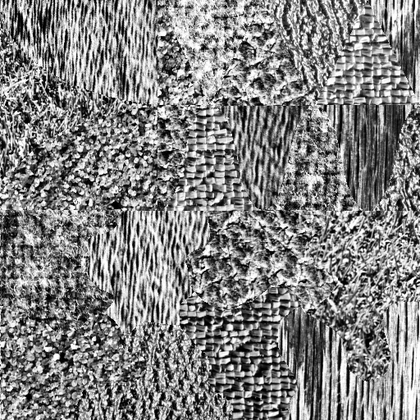
%> input picture Computer_Vision_Work/Texture_Segmentation/Imgtex.tiff, 420 x 420 px, shrunk from 512 x 512 before the run
$ octave task2section2.m   (GNU Octave 9; MATLAB toolbox functions it lacks are replaced by stand-ins)
%> lines starting %> are read from the running program, lines starting %| are printed output that depends on the picture
A = imread('Imgtex.tiff');
%> A is the input picture: size 420x420 uint8; min 0, max 255, mean 130.4
% Here the image is read into the program.
for rotateVal = 0:3 % Creates a for loop that loops four times.
    rotate = imrotate(A,rotateVal*45); % Each iteration of the loop rotates
                                       % the image by 45 degrees.
    for columnNum = 1:10 % Creates a loop that loops ten times.
        stats = graycomatrix(rotate, 'offset', [0 columnNum*2],'NumLevels', 256, 'Symmetric',true);
        % Above the program creates a grey level co-occurance using the
        % image at it's current rotation and reading it with a number of
        % different parameters, including how offset the next pixel to the
        % side is compared to its neighbour(using twice the current loop
        % iteration number), the number of grey levels and the current
        % ordering of the values.

        trueMatrixStats((rotateVal*10) + columnNum) = graycoprops(stats,{'Contrast','Correlation','Energy','Homogeneity'});
        % Above the program stores a matrix of information regarding
        % the previously generated grey level co-occurance, recording
        % statistics such as contrast and correlation.
    end
end
%> this loop made 4 passes
%> pass 2, `rotate = imrotate(A,rotateVal*45);`:
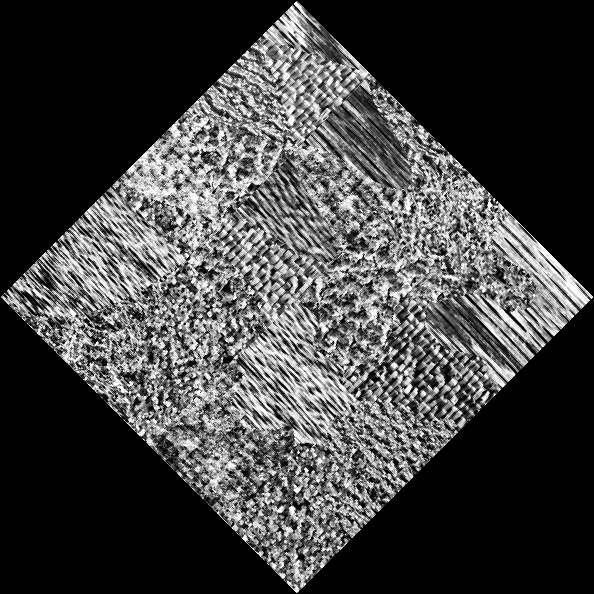
%> rotate: size 594x594 uint8; min 0, max 255, mean 65
%> pass 3, `rotate = imrotate(A,rotateVal*45);`:
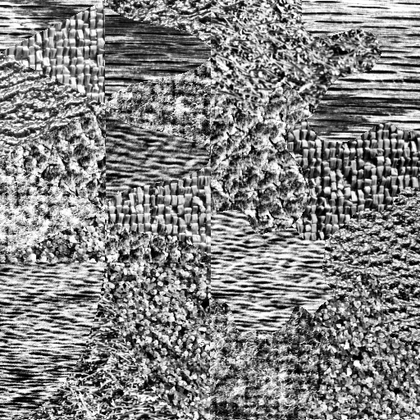
%> rotate: size 420x420 uint8; min 0, max 255, mean 130.4; mean of the top-left, top-right, bottom-left and bottom-right quarters 130.1, 130.1, 133.7, 127.9
%> after the loop, trueMatrixStats = 40 items; first 5, Contrast, Correlation, Energy and Homogeneity: 7418.6 0.285 2.2e-05 0.0497, 9177.2 0.115 2.01e-05 0.0409, 9803.6 0.0535 1.98e-05 0.0391, 9602.5 0.0723 1.99e-05 0.0395, 9485 0.0833 1.99e-05 0.0398

% Below the program repeats what was done above, however with a slight
% variance in that the 'Symmetric' variable within the 'graycomatrix'
% function is set to false.
for rotateVal = 0:3
    rotate = imrotate(A,rotateVal*45);
    for columnNum = 1:10
        stats = graycomatrix(rotate, 'offset', [0 columnNum*2],'NumLevels', 256, 'Symmetric',false);

        falseMatrixStats((rotateVal*10) + columnNum) = graycoprops(stats,{'Contrast','Correlation','Energy','Homogeneity'});

    end
end
%> after the loop, falseMatrixStats = 40 items; first 5, Contrast, Correlation, Energy and Homogeneity: 7418.6 0.285 2.48e-05 0.0497, 9177.2 0.115 2.29e-05 0.0409, 9803.6 0.0535 2.27e-05 0.0391, 9602.5 0.0724 2.27e-05 0.0395, 9485 0.0833 2.28e-05 0.0398
